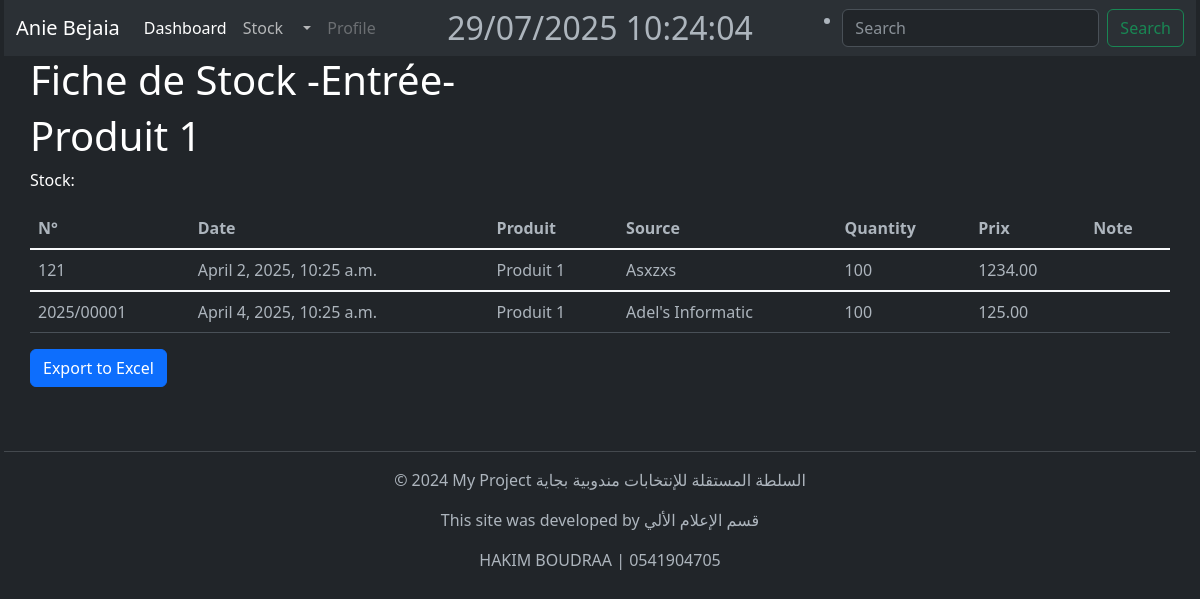
Screenshot of /fiche-stock-entr/1 with the database file from the repository.
### StockApp/models.py (models this page shows, shortened)
class Product(models.Model):
    user = models.ForeignKey(
        User, related_name="products", on_delete=models.DO_NOTHING
    )
    name = models.CharField(max_length=100)
    description = tinymce_models.HTMLField(blank=True, null=True)
    category = models.ForeignKey("Category", on_delete=models.CASCADE)
    quantity = models.IntegerField(default=1)
    price = models.DecimalField(max_digits=10, decimal_places=2, default=1)
    expiration_date = models.DateField(null=True, blank=True)

class FicheStockEntr(models.Model):
    user = models.ForeignKey(User, on_delete=models.DO_NOTHING, null=True, blank=True)
    name_fiche = models.ForeignKey(Product, on_delete=models.CASCADE)  # 🔹 إضافة علاقة بالمنتج
    date = models.DateTimeField(auto_now_add=True)
    number = models.CharField(max_length=10)
    source = models.CharField(max_length=20)
    quantity = models.IntegerField(default=1)
    price = models.DecimalField(max_digits=10, decimal_places=2, default=1)
    observation = tinymce_models.HTMLField(blank=True, null=True)

### StockApp/views.py (the view)
# urls.py: path('fiche-stock-entr/<int:pk>', views.fiche_stock_entr, name='fiche_stock_entr'),
def fiche_stock_entr(request, pk):
    item = get_object_or_404(Product, pk=pk)
    list_fiche = FicheStockEntr.objects.filter(name_fiche=item).order_by('id')  # 🔹 تصفية السجلات للمنتج المحدد
    paginator = Paginator(list_fiche, 10)
    page_number = request.GET.get("page")
    page_obj = paginator.get_page(page_number)
    return render(request, 'ficheStockEntr.html', {
        'item': item,
        "page_obj": page_obj
        })

### StockApp/templates/ficheStockEntr.html
{% extends 'base.html' %}
{% block content %}
<h1>Fiche de Stock -Entrée-</h1>
<h1>{{ item.name }}</h1>
<p>Stock: {{ item.description | safe }} </p>
<table class="table text-light">
  <thead>
    <tr>
      <th scope="col">N°</th>
      <th scope="col">Date</th>
      <th scope="col">Produit</th>
      <th scope="col">Source</th>
      <th scope="col">Quantity</th>
      <th scope="col">Prix</th>
      <th scope="col">Note</th>
    </tr>
  </thead>
  {% for fiche_enters in page_obj %}
    {% if fiche_enters.name_fiche == item %}
      <tbody class="table-group-divider">
        <tr>
          <td>{{ fiche_enters.number }}</td>
          <td>{{ fiche_enters.date }}</td>
          <td>{{ fiche_enters.name_fiche.name | safe }}</td>
          <td>{{ fiche_enters.source }}</td>
          <td>{{ fiche_enters.quantity }}</td>
          <td>{{ fiche_enters.price }}</td>
          <td>{{ fiche_enters.observation | truncatewords:3 | safe }}</td>
        </tr>
      </tbody>
    {% endif %}
  {% endfor %}
</table>
<a href="{% url 'product:export_products_to_excel' %}" class="btn btn-primary">Export to Excel</a>
{% endblock %}

### rows the page displays
Product: name "Produit 1"
FicheStockEntr: number "121", date "April 2, 2025, 10:25 a.m.", name_fiche.name "Produit 1", source "Asxzxs", quantity "100", price "1234.00"
FicheStockEntr: number "2025/00001", date "April 4, 2025, 10:25 a.m.", name_fiche.name "Produit 1", source "Adel's Informatic", quantity "100", price "125.00"
